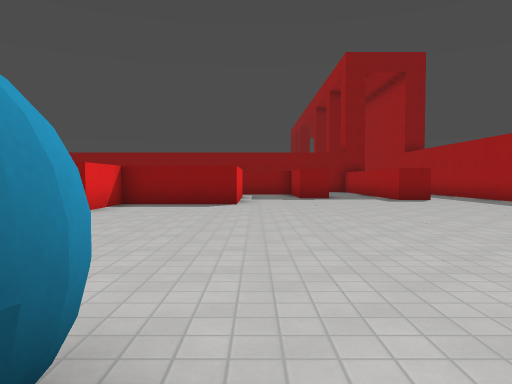
View 1 (above)

24 first-person views from a walk through a Godot game level. The camera is 1.3 m above the floor, tilts 2° down and sees 70° across. The floor is counted in squares, 2 m on a side. Each view is taken from the middle of a square. On the plan, view 1 faces up. The plan holds only what a view shows up to about 11 squares ahead; the rest is blank. The place goes on beyond the plan. Surface patterns are stand-ins for the level's own textures.

View 2
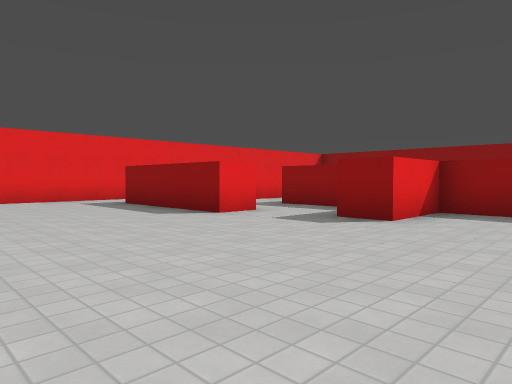

View 3
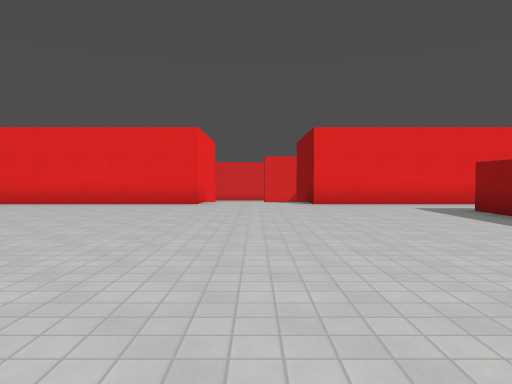

View 4
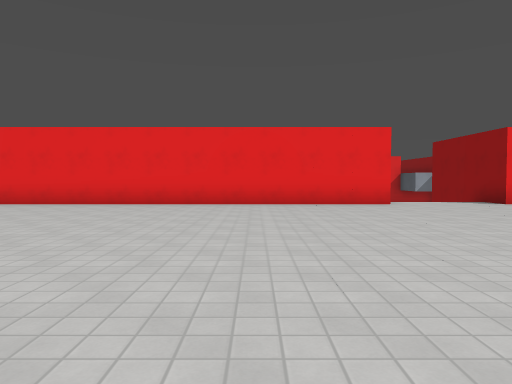

View 5
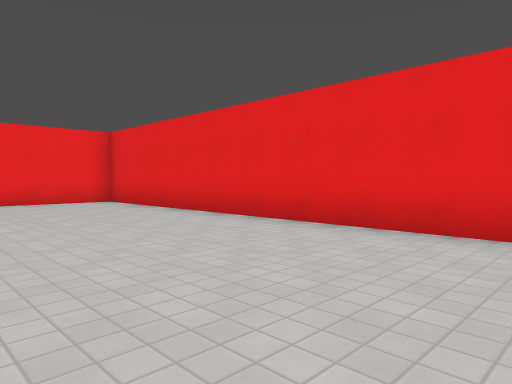

View 6
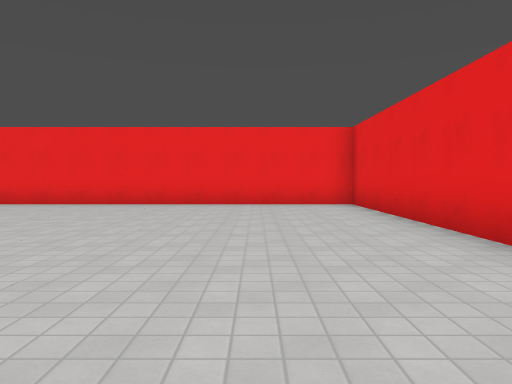

View 7
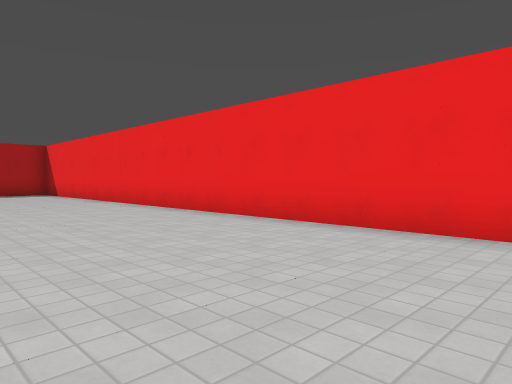

View 8
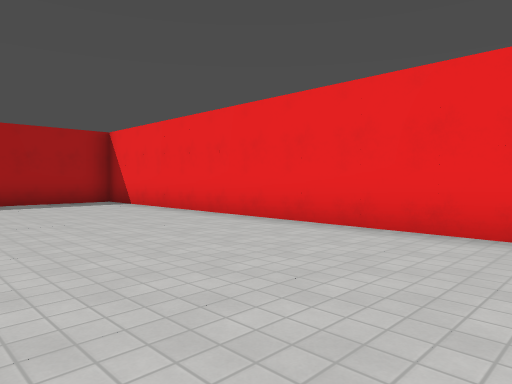

View 9
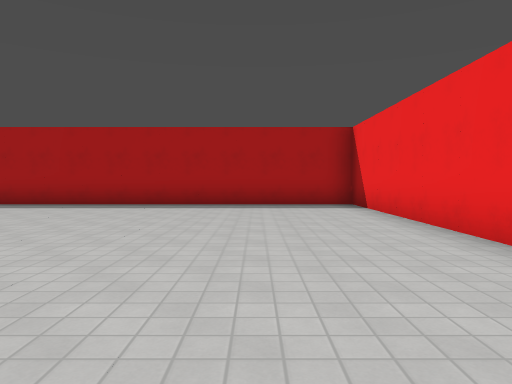

View 10
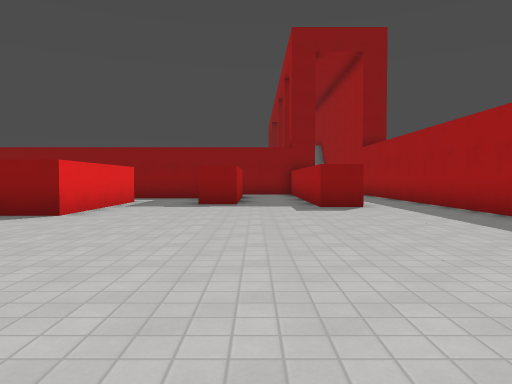

View 11
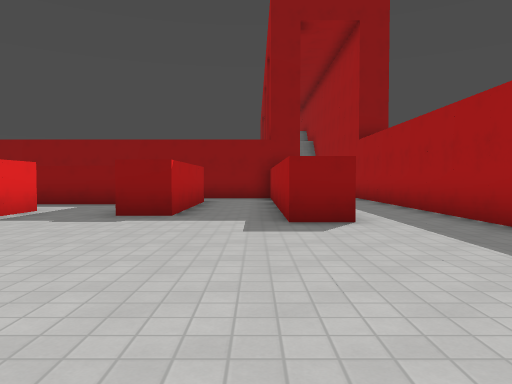

View 12
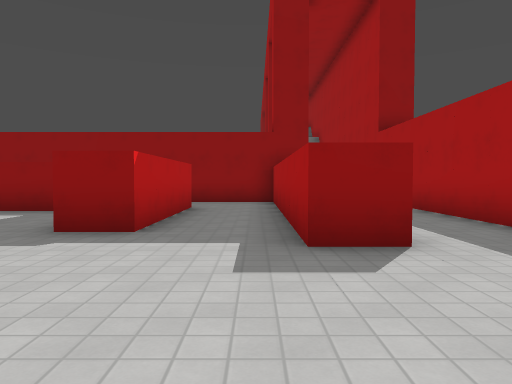

View 13
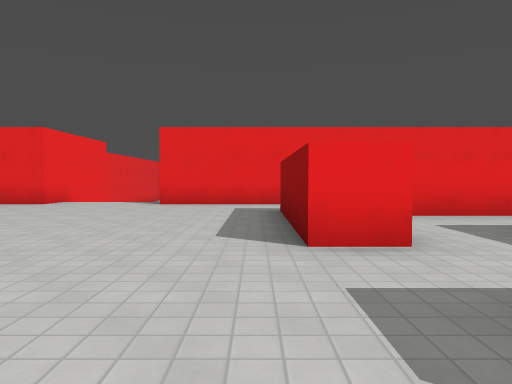

View 14
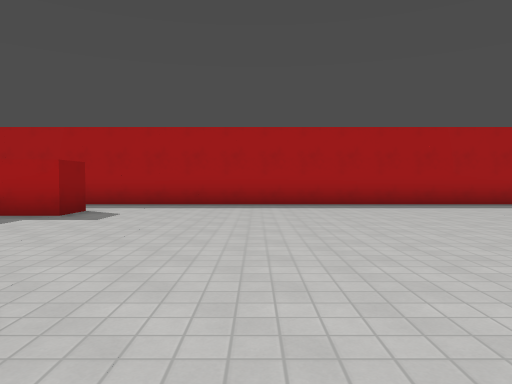

View 15
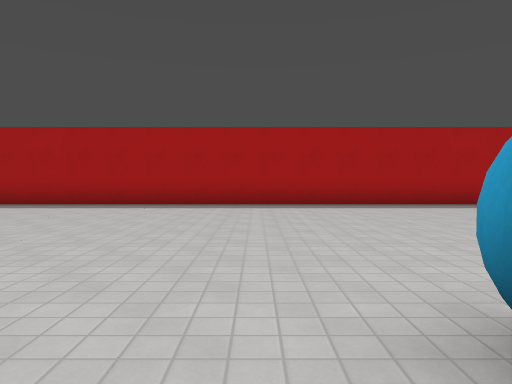

View 16
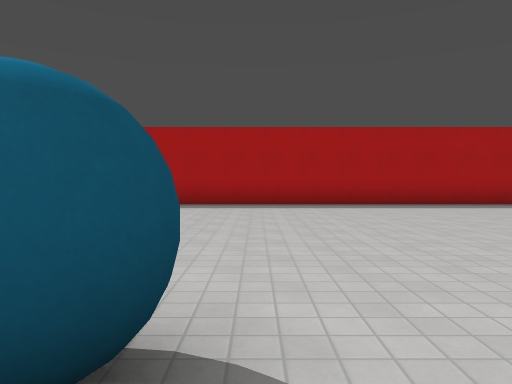

View 17
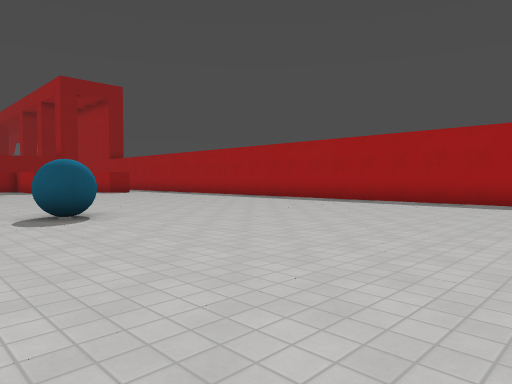

View 18
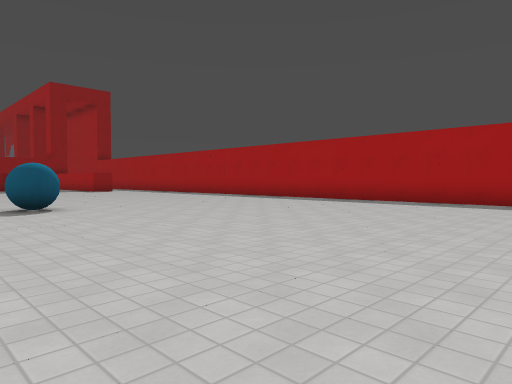

View 19
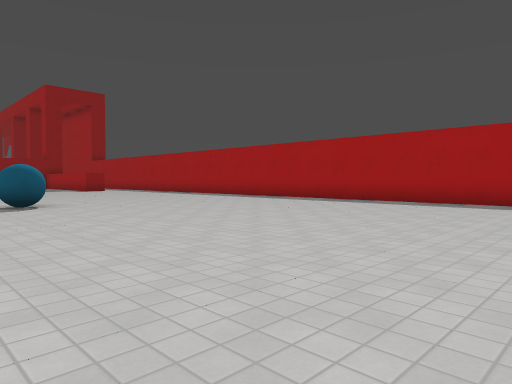

View 20
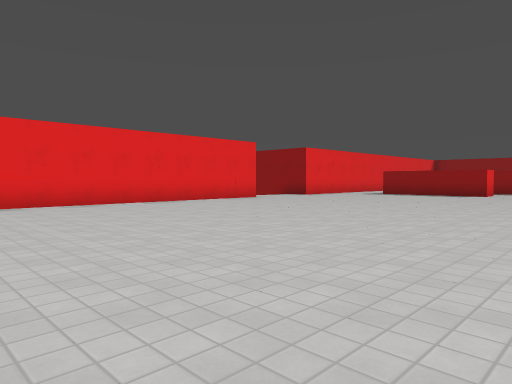

View 21
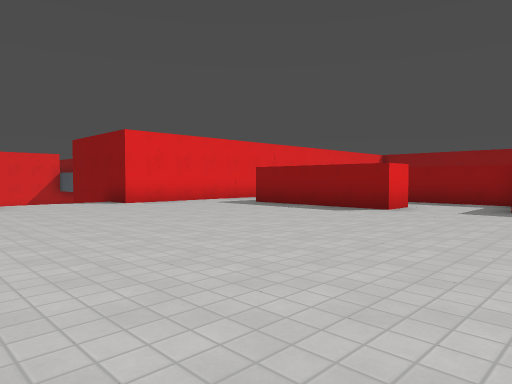

View 22
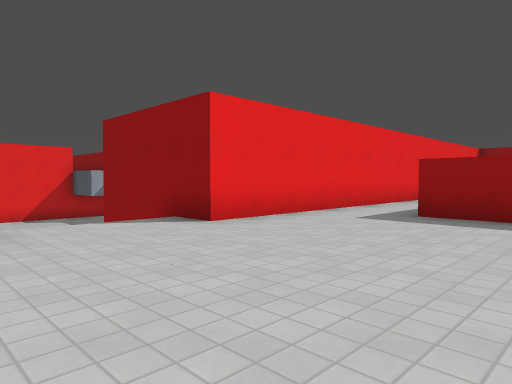

View 23
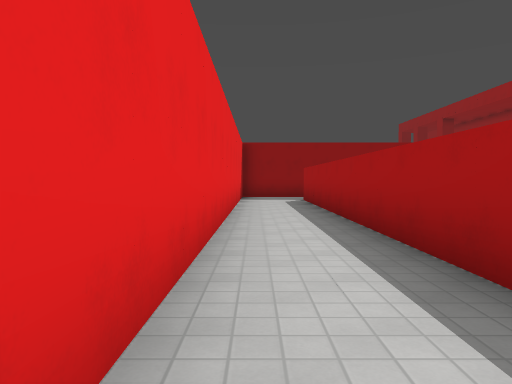

View 24
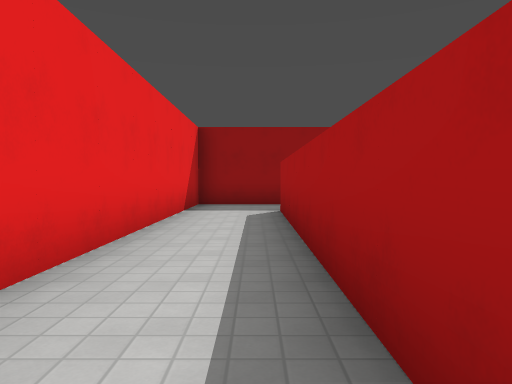

### Floor plan
Points are (right, up) in squares from view 1. A wall is a line through its corners. A room is listed if a view was taken in it or the views show most of it. See-through windows are left out.
Room 1 (views 1, 2, 3, 4, 5, 6, 7, 8, 9, 10, 11, 12, 13, 14, 15, 16, 17, 18, 19, 20, 21, 22, 23, 24)
walls: (-6.5, 7.6) (-6.5, 6.5) (-10.5, 6.5); (-4.8, 9.5) (-6.5, 9.5); (-10.5, 7.1) (-10.5, 16.4); (-14, 0.5) (-12.5, 0.5) (-12.5, -15.5) (7.5, -15.5) (7.5, 17); (-0.5, 13.5) (-0.5, 9.5) (-3.5, 9.5) (-3.5, 7.5) (-4.5, 7.5); (5.6, 11.5) (4.5, 11.5) (4.5, 18.1); (2.5, 16.5) (2.5, 12.5) (1.5, 12.5); (-10.2, 18.5) (-12.5, 18.5) (-12.5, 3.5) (-16.5, 3.5); (4.6, 18.5) (2.1, 18.5)
ways out: opening at (0.5, 13) to room 2; opening at (-7, 8.5)
Room 2 (no view inside)
walls: (0.4, 15.5) (-0.6, 15.5)
ways out: opening at (0.5, 13) to room 1; opening at (-1, 14.5)

Positions as (right, up) in squares from view 1, and headings:
1: (0, 0), facing up
2: (-1, 2), facing up-left
3: (-3, 2), facing left
4: (-3, -3), facing left
5: (-8, -5), facing down-left
6: (-10, -6), facing down
7: (-9, -11), facing down-right
8: (-3, -11), facing down-right
9: (-2, -13), facing right
10: (3, 3), facing up
11: (4, 6), facing up
12: (4, 8), facing up
13: (-3, 6), facing left
14: (-2, 8), facing right
15: (-2, 2), facing right
16: (-2, 0), facing right
17: (-3, -6), facing up-right
18: (-3, -8), facing up-right
19: (-3, -9), facing up-right
20: (-3, -9), facing up-left
21: (-3, -1), facing up-left
22: (-8, 0), facing up-left
23: (-12, 5), facing up
24: (-11, 9), facing up
